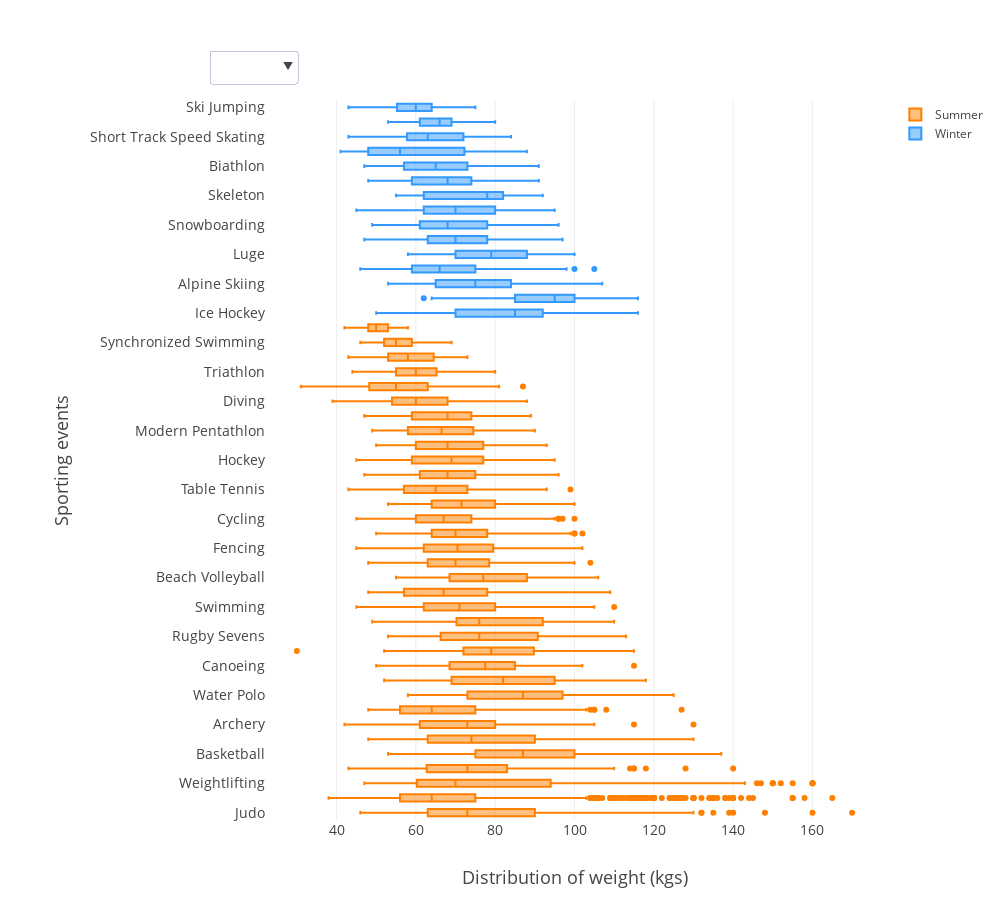

The notebook cell saved with this chart:
### Markdown cell above
<b>Summer Olympics</b><br>
Based on median values, the tallest athletes play Basketball, which is not surprising.Volleyball players are next in line. However, when we look at the range, it seems that there are a lot of tall athletes who are a part of Handball, Beach Volleyball and Rowing teams.
Also, based on median values the shortest athletes are Synchronized swimmers and Gymnasts. Based on the range, Weightlifting and Athletics teams have a lot of short athletes as well.

<b>Winter Olympics</b><br>
Bobsleigh teams have the tallest athletes on average followed by Ice Hockey teams.The shortest athletes are from the Figure Skating team.

### Code cell
data8 = go.Box(x=df_weight_summer.Weight, y=df_weight_summer.Sport, marker=dict(color='#ff8000'), name='Summer', 
               orientation='h')
data9 = go.Box(x=df_weight_winter.Weight, y=df_weight_winter.Sport, marker=dict(color='#3399ff'), name='Winter', 
               orientation='h')

updatemenus4 = list([dict(active=-1, buttons=list([   
            dict(label='Summer', method='update', args = [{'visible': [True, False]}, 
                                                              {'title': 'Weight distribution in Summer Olympics', 
                                                               'titlefont': dict(size=20)}]),
            dict(label='Winter', method='update', args = [{'visible': [False, True]}, 
                                                              {'title': 'Weight distribution in Winter Olympics', 
                                                               'titlefont': dict(size=20)}])]),
                          direction='down', x=0.05, xanchor='right', y=1.07, yanchor='top')])

data = [data8, data9]
layout4 = go.Layout(height=900, width=1000, updatemenus=updatemenus4, 
                   xaxis=dict(title='Distribution of weight (kgs)', titlefont=dict(size=18), zeroline=False, 
                              tickfont=dict(size=14)), 
                   yaxis=dict(title='Sporting events', titlefont=dict(size=18), automargin=True, tickfont=dict(size=14), 
                             tickprefix="               "))
fig4 = go.Figure(data=data, layout=layout4)
plotly.offline.iplot(fig4)

### Figure 1 — Plotly figure (JSON) as saved in the notebook; plotly's stock layout.template omitted (floating-point values rounded to 4 significant figures; data arrays with more than 128 entries replaced by an {"elided": "..."} marker saying what was removed)
{"data": [{"marker": {"color": "#ff8000"}, "name": "Summer", "orientation": "h", "type": "box", "uid": "7a4dc674-abbc-11e8-8df0-d0577b2f97ce", "x": {"elided": "10942 int values"}, "y": {"elided": "10942 str values"}}, {"marker": {"color": "#3399ff"}, "name": "Winter", "orientation": "h", "type": "box", "uid": "7a4dc675-abbc-11e8-adda-d0577b2f97ce", "x": {"elided": "2611 int values"}, "y": {"elided": "2611 str values"}}], "layout": {"height": 900, "updatemenus": [{"active": -1, "buttons": [{"args": [{"visible": [true, false]}, {"title": "Weight distribution in Summer Olympics", "titlefont": {"size": 20}}], "label": "Summer", "method": "update"}, {"args": [{"visible": [false, true]}, {"title": "Weight distribution in Winter Olympics", "titlefont": {"size": 20}}], "label": "Winter", "method": "update"}], "direction": "down", "x": 0.05, "xanchor": "right", "y": 1.07, "yanchor": "top"}], "width": 1000, "xaxis": {"tickfont": {"size": 14}, "title": "Distribution of weight (kgs)", "titlefont": {"size": 18}, "zeroline": false}, "yaxis": {"automargin": true, "tickfont": {"size": 14}, "tickprefix": "               ", "title": "Sporting events", "titlefont": {"size": 18}}}}
